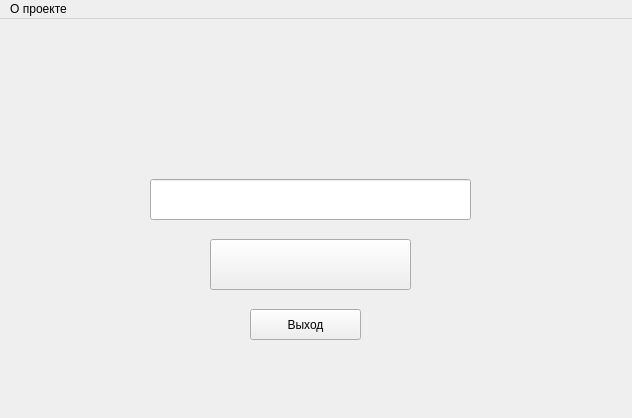
<?xml version="1.0" encoding="UTF-8"?>
<ui version="4.0">
 <class>MainWindow</class>
 <widget class="QMainWindow" name="MainWindow">
  <property name="enabled">
   <bool>true</bool>
  </property>
  <property name="geometry">
   <rect>
    <x>0</x>
    <y>0</y>
    <width>632</width>
    <height>418</height>
   </rect>
  </property>
  <property name="sizePolicy">
   <sizepolicy hsizetype="Fixed" vsizetype="Fixed">
    <horstretch>1</horstretch>
    <verstretch>1</verstretch>
   </sizepolicy>
  </property>
  <property name="maximumSize">
   <size>
    <width>632</width>
    <height>418</height>
   </size>
  </property>
  <property name="mouseTracking">
   <bool>false</bool>
  </property>
  <property name="tabletTracking">
   <bool>false</bool>
  </property>
  <property name="windowTitle">
   <string>Главное меню</string>
  </property>
  <property name="windowOpacity">
   <double>8.000000000000000</double>
  </property>
  <property name="autoFillBackground">
   <bool>true</bool>
  </property>
  <property name="documentMode">
   <bool>true</bool>
  </property>
  <widget class="QWidget" name="centralWidget">
   <widget class="QLabel" name="label_3">
    <property name="geometry">
     <rect>
      <x>0</x>
      <y>0</y>
      <width>631</width>
      <height>391</height>
     </rect>
    </property>
    <property name="text">
     <string/>
    </property>
    <property name="pixmap">
     <pixmap>../Pictures/Mainwindow/background.jpg</pixmap>
    </property>
    <property name="scaledContents">
     <bool>true</bool>
    </property>
   </widget>
   <widget class="QLabel" name="label">
    <property name="geometry">
     <rect>
      <x>250</x>
      <y>50</y>
      <width>91</width>
      <height>91</height>
     </rect>
    </property>
    <property name="text">
     <string/>
    </property>
    <property name="pixmap">
     <pixmap>../Pictures/Mainwindow/logo_mirea.png</pixmap>
    </property>
    <property name="margin">
     <number>0</number>
    </property>
   </widget>
   <widget class="QToolButton" name="exitButton">
    <property name="geometry">
     <rect>
      <x>250</x>
      <y>290</y>
      <width>111</width>
      <height>31</height>
     </rect>
    </property>
    <property name="text">
     <string>Выход</string>
    </property>
    <property name="checkable">
     <bool>false</bool>
    </property>
   </widget>
   <widget class="QLineEdit" name="lineEdit">
    <property name="geometry">
     <rect>
      <x>150</x>
      <y>160</y>
      <width>321</width>
      <height>41</height>
     </rect>
    </property>
    <property name="font">
     <font>
      <family>Times New Roman</family>
      <pointsize>14</pointsize>
      <italic>false</italic>
     </font>
    </property>
    <property name="text">
     <string/>
    </property>
    <property name="cursorPosition">
     <number>0</number>
    </property>
   </widget>
   <widget class="QPushButton" name="pushButton">
    <property name="geometry">
     <rect>
      <x>210</x>
      <y>220</y>
      <width>201</width>
      <height>51</height>
     </rect>
    </property>
    <property name="layoutDirection">
     <enum>Qt::LeftToRight</enum>
    </property>
    <property name="autoFillBackground">
     <bool>false</bool>
    </property>
    <property name="text">
     <string/>
    </property>
    <property name="icon">
     <iconset>
      <normaloff>../Pictures/Mainwindow/button1.png</normaloff>../Pictures/Mainwindow/button1.png</iconset>
    </property>
    <property name="iconSize">
     <size>
      <width>200</width>
      <height>178</height>
     </size>
    </property>
    <property name="autoRepeat">
     <bool>false</bool>
    </property>
    <property name="autoRepeatDelay">
     <number>286</number>
    </property>
    <property name="autoRepeatInterval">
     <number>114</number>
    </property>
    <property name="autoDefault">
     <bool>false</bool>
    </property>
   </widget>
  </widget>
  <widget class="QMenuBar" name="menuBar">
   <property name="geometry">
    <rect>
     <x>0</x>
     <y>0</y>
     <width>632</width>
     <height>25</height>
    </rect>
   </property>
   <widget class="QMenu" name="menu">
    <property name="title">
     <string>О проекте</string>
    </property>
    <widget class="QMenu" name="menu_2">
     <property name="title">
      <string>Разработчики</string>
     </property>
     <addaction name="actionVK_2"/>
    </widget>
    <addaction name="menu_2"/>
   </widget>
   <addaction name="menu"/>
  </widget>
  <action name="actionVK_2">
   <property name="text">
    <string>Ушакова Анастасия</string>
   </property>
  </action>
 </widget>
 <layoutdefault spacing="6" margin="11"/>
 <resources/>
 <connections/>
</ui>
